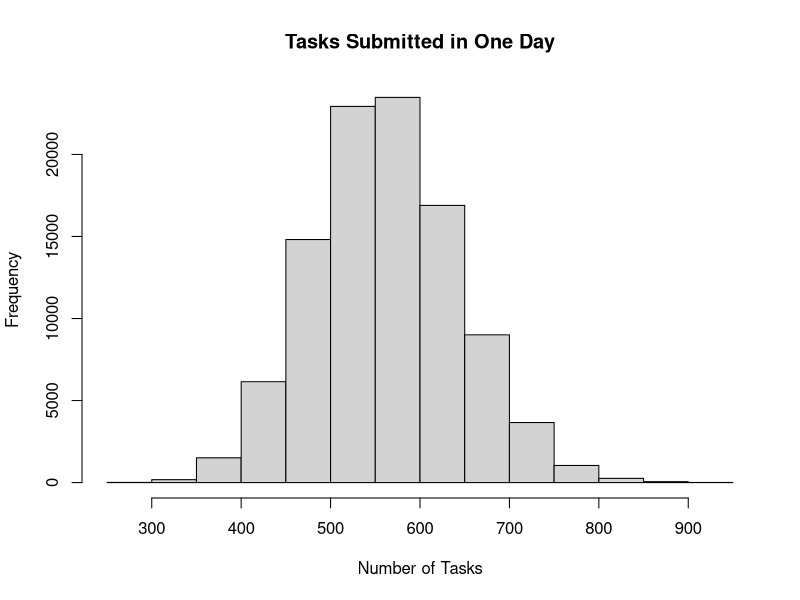
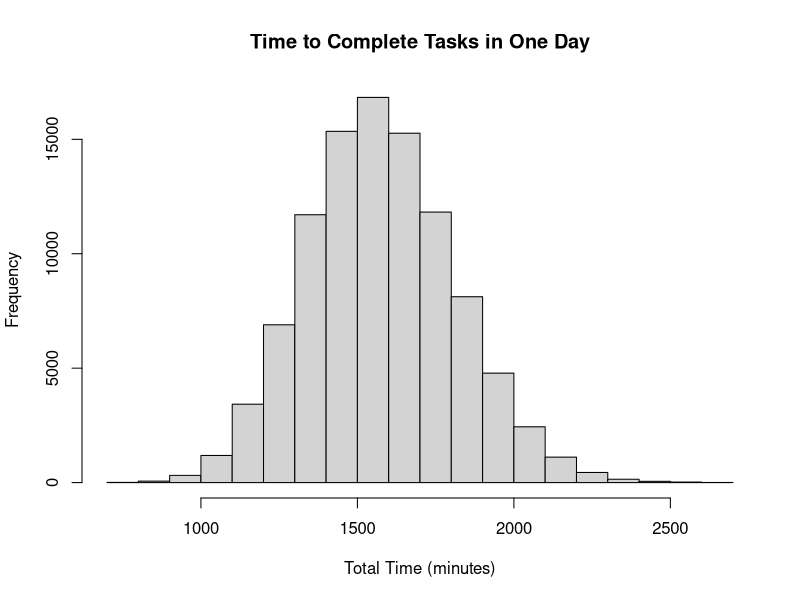
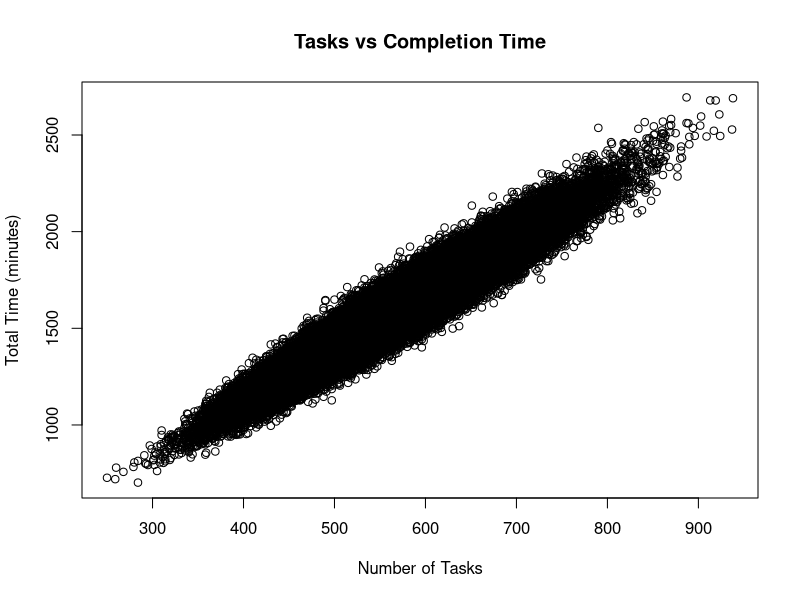

Recreate these plots in R, in order.
## ---- chunk 1
#| include: false
options(scipen=999)  # turns off scientific notation
set.seed(123456)  # set your own seed!
## ---- chunk 2

# Build

cluster <- function(){
users <- rbinom(1, size = 250, prob = 0.3)
p <- 1/(6.5+1) 
tasks_per_user <- rgeom(users, prob = p) + 1
X <- sum(tasks_per_user)
times <- rexp(X, rate = 1/2.8) 
Y <- sum(times)
return(c(X,Y))
}


# Repeat
n <- 100000
sims <- replicate(n, cluster())
X <- sims[1, ]
Y <- sims[2, ]

## ---- chunk 3
hist(X, 
xlab = "Number of Tasks", 
ylab = "Frequency", 
main = "Tasks Submitted in One Day")

## ---- chunk 4
over_500 <- as.numeric(X > 500) 
t.test(over_500, conf.level = 0.95)
## ---- chunk 5
t.test(X, conf.level = 0.95) 
## ---- chunk 6
sigma_ci <- function(x){
  n <- length(x)
  s <- sd(x)
  
  lower <- (s^2)/(1+1.96*sqrt(2/(n-1)))
  upper <- (s^2)/(1-1.96*sqrt(2/(n-1)))
  
  return(sqrt(c(lower, upper)))
}

sigma_ci(X)
## ---- chunk 7
pred_int <- function(x){
  n <- length(x)
  xbar <- mean(x)
  s <- sd(x)
  lower <- xbar-1.96*s*sqrt(1+1/n)
  upper <- xbar+1.96*s*sqrt(1+1/n)
  return(c(lower, upper))
}

pred_int(X)
## ---- chunk 8
hist(Y, 
xlab = "Total Time (minutes)",
ylab = "Frequency", 
main = "Time to Complete Tasks in One Day") 
## ---- chunk 9
within_24 <- as.numeric(Y < 1440) 
t.test(within_24, conf.level = 0.95) 
## ---- chunk 10
t.test(Y, conf.level = 0.95) 
## ---- chunk 11
sigma_ci(Y)
## ---- chunk 12
pred_int(Y) 
## ---- chunk 13
plot(X, Y,
     xlab = "Number of Tasks",
     ylab = "Total Time (minutes)",
     main = "Tasks vs Completion Time")
## ---- chunk 14
event <- as.numeric(X > 500 & Y < 1440) 
t.test(event, conf.level = 0.95) 
